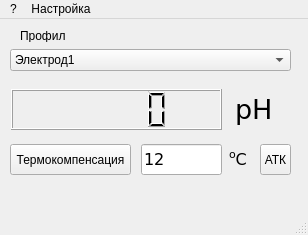
<?xml version="1.0" encoding="UTF-8"?>
<ui version="4.0">
 <class>fpIon</class>
 <widget class="QMainWindow" name="fpIon">
  <property name="geometry">
   <rect>
    <x>0</x>
    <y>0</y>
    <width>308</width>
    <height>235</height>
   </rect>
  </property>
  <property name="minimumSize">
   <size>
    <width>308</width>
    <height>193</height>
   </size>
  </property>
  <property name="windowTitle">
   <string>Иономер</string>
  </property>
  <widget class="QWidget" name="centralwidget">
   <widget class="QLCDNumber" name="lcdMain">
    <property name="geometry">
     <rect>
      <x>11</x>
      <y>70</y>
      <width>211</width>
      <height>41</height>
     </rect>
    </property>
    <property name="sizePolicy">
     <sizepolicy hsizetype="Preferred" vsizetype="Preferred">
      <horstretch>1</horstretch>
      <verstretch>0</verstretch>
     </sizepolicy>
    </property>
   </widget>
   <widget class="QLabel" name="llMain">
    <property name="geometry">
     <rect>
      <x>235</x>
      <y>70</y>
      <width>51</width>
      <height>40</height>
     </rect>
    </property>
    <property name="sizePolicy">
     <sizepolicy hsizetype="Preferred" vsizetype="Preferred">
      <horstretch>0</horstretch>
      <verstretch>0</verstretch>
     </sizepolicy>
    </property>
    <property name="font">
     <font>
      <family>Verdana</family>
      <pointsize>20</pointsize>
     </font>
    </property>
    <property name="frameShape">
     <enum>QFrame::NoFrame</enum>
    </property>
    <property name="frameShadow">
     <enum>QFrame::Sunken</enum>
    </property>
    <property name="text">
     <string>pH</string>
    </property>
   </widget>
   <widget class="QLineEdit" name="leTemp">
    <property name="geometry">
     <rect>
      <x>141</x>
      <y>125</y>
      <width>81</width>
      <height>31</height>
     </rect>
    </property>
    <property name="sizePolicy">
     <sizepolicy hsizetype="Expanding" vsizetype="Preferred">
      <horstretch>0</horstretch>
      <verstretch>0</verstretch>
     </sizepolicy>
    </property>
    <property name="font">
     <font>
      <family>Verdana</family>
      <pointsize>12</pointsize>
     </font>
    </property>
    <property name="text">
     <string>12</string>
    </property>
    <property name="frame">
     <bool>true</bool>
    </property>
    <property name="readOnly">
     <bool>true</bool>
    </property>
   </widget>
   <widget class="QToolButton" name="tbAutoT">
    <property name="geometry">
     <rect>
      <x>260</x>
      <y>125</y>
      <width>31</width>
      <height>31</height>
     </rect>
    </property>
    <property name="focusPolicy">
     <enum>Qt::NoFocus</enum>
    </property>
    <property name="text">
     <string>АТК</string>
    </property>
   </widget>
   <widget class="QLabel" name="label">
    <property name="geometry">
     <rect>
      <x>229</x>
      <y>125</y>
      <width>31</width>
      <height>31</height>
     </rect>
    </property>
    <property name="font">
     <font>
      <family>Verdana</family>
      <pointsize>12</pointsize>
     </font>
    </property>
    <property name="text">
     <string>&lt;sup&gt;o&lt;/sup&gt;С</string>
    </property>
   </widget>
   <widget class="QComboBox" name="cbElec">
    <property name="geometry">
     <rect>
      <x>10</x>
      <y>30</y>
      <width>281</width>
      <height>22</height>
     </rect>
    </property>
    <property name="currentIndex">
     <number>0</number>
    </property>
    <item>
     <property name="text">
      <string>Электрод1</string>
     </property>
    </item>
   </widget>
   <widget class="QToolButton" name="tbTComp">
    <property name="geometry">
     <rect>
      <x>10</x>
      <y>125</y>
      <width>121</width>
      <height>31</height>
     </rect>
    </property>
    <property name="focusPolicy">
     <enum>Qt::NoFocus</enum>
    </property>
    <property name="text">
     <string>Термокомпенсация</string>
    </property>
   </widget>
   <widget class="QLabel" name="label_2">
    <property name="geometry">
     <rect>
      <x>20</x>
      <y>10</y>
      <width>46</width>
      <height>13</height>
     </rect>
    </property>
    <property name="text">
     <string>Профиль </string>
    </property>
   </widget>
  </widget>
  <widget class="QMenuBar" name="menubar">
   <property name="geometry">
    <rect>
     <x>0</x>
     <y>0</y>
     <width>308</width>
     <height>21</height>
    </rect>
   </property>
   <widget class="QMenu" name="muAbout">
    <property name="title">
     <string>?</string>
    </property>
   </widget>
   <widget class="QMenu" name="menu">
    <property name="title">
     <string>Настройка</string>
    </property>
    <addaction name="action"/>
    <addaction name="action_2"/>
    <addaction name="action_3"/>
   </widget>
   <addaction name="muAbout"/>
   <addaction name="menu"/>
  </widget>
  <widget class="QStatusBar" name="statusbar"/>
  <action name="actConf">
   <property name="text">
    <string>Градуировка</string>
   </property>
  </action>
  <action name="action">
   <property name="text">
    <string>Градиуровка</string>
   </property>
  </action>
  <action name="action_2">
   <property name="text">
    <string>Редактировать профиль</string>
   </property>
  </action>
  <action name="action_3">
   <property name="text">
    <string>Сохранить профиль</string>
   </property>
  </action>
 </widget>
 <tabstops>
  <tabstop>tbTComp</tabstop>
  <tabstop>leTemp</tabstop>
  <tabstop>tbAutoT</tabstop>
  <tabstop>cbElec</tabstop>
 </tabstops>
 <resources/>
 <connections/>
</ui>
